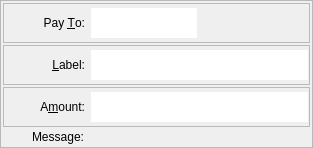
  <widget class="QFrame" name="SendCoins">
   <property name="toolTip">
    <string>This is a normal payment.</string>
   </property>
   <property name="styleSheet">
    <string notr="true">QLineEdit{
min-height:30;
border:hidden;
background-color:rgb(255,255,255);
}
QToolButton{
border:hidden;
min-height:28px;
min-width:28px;
}
QFrame#SendCoins{
border:hidden;
background-color: rgb(255, 255, 255);
}

QFrame#frame_10,QFrame#frame_lable,QFrame#frame_3{
	border:1px solid rgb(186, 186, 186);
}
</string>
   </property>
   <property name="frameShape">
    <enum>QFrame::StyledPanel</enum>
   </property>
   <property name="frameShadow">
    <enum>QFrame::Sunken</enum>
   </property>
   <layout class="QVBoxLayout" name="verticalLayout" stretch="1,1,1,1">
    <property name="spacing">
     <number>2</number>
    </property>
    <property name="leftMargin">
     <number>2</number>
    </property>
    <property name="topMargin">
     <number>2</number>
    </property>
    <property name="rightMargin">
     <number>2</number>
    </property>
    <property name="bottomMargin">
     <number>2</number>
    </property>
    <item>
     <widget class="QFrame" name="frame_10">
      <property name="minimumSize">
       <size>
        <width>0</width>
        <height>40</height>
       </size>
      </property>
      <property name="maximumSize">
       <size>
        <width>16777215</width>
        <height>40</height>
       </size>
      </property>
      <property name="styleSheet">
       <string notr="true"/>
      </property>
      <property name="frameShape">
       <enum>QFrame::StyledPanel</enum>
      </property>
      <property name="frameShadow">
       <enum>QFrame::Raised</enum>
      </property>
      <layout class="QHBoxLayout" name="horizontalLayout">
       <property name="leftMargin">
        <number>1</number>
       </property>
       <property name="topMargin">
        <number>1</number>
       </property>
       <property name="rightMargin">
        <number>1</number>
       </property>
       <property name="bottomMargin">
        <number>1</number>
       </property>
       <item>
        <widget class="QLabel" name="payToLabel">
         <property name="minimumSize">
          <size>
           <width>80</width>
           <height>0</height>
          </size>
         </property>
         <property name="maximumSize">
          <size>
           <width>80</width>
           <height>16777215</height>
          </size>
         </property>
         <property name="styleSheet">
          <string notr="true"/>
         </property>
         <property name="text">
          <string>Pay &amp;To:</string>
         </property>
         <property name="alignment">
          <set>Qt::AlignRight|Qt::AlignTrailing|Qt::AlignVCenter</set>
         </property>
         <property name="buddy">
          <cstring>payTo</cstring>
         </property>
        </widget>
       </item>
       <item>
        <widget class="QValidatedLineEdit" name="payTo">
         <property name="sizePolicy">
          <sizepolicy hsizetype="Minimum" vsizetype="Fixed">
           <horstretch>0</horstretch>
           <verstretch>0</verstretch>
          </sizepolicy>
         </property>
         <property name="toolTip">
          <string>The MassGrid address to send the payment to</string>
         </property>
         <property name="styleSheet">
          <string notr="true"/>
         </property>
        </widget>
       </item>
       <item>
        <widget class="QToolButton" name="addressBookButton">
         <property name="toolTip">
          <string>Choose previously used address</string>
         </property>
         <property name="styleSheet">
          <string notr="true"/>
         </property>
         <property name="text">
          <string/>
         </property>
         <property name="icon">
          <iconset>
           <normaloff>:/icons/address-book</normaloff>:/icons/address-book</iconset>
         </property>
         <property name="shortcut">
          <string>Alt+A</string>
         </property>
        </widget>
       </item>
       <item>
        <widget class="QToolButton" name="pasteButton">
         <property name="toolTip">
          <string>Paste address from clipboard</string>
         </property>
         <property name="styleSheet">
          <string notr="true"/>
         </property>
         <property name="text">
          <string/>
         </property>
         <property name="icon">
          <iconset>
           <normaloff>:/icons/editpaste</normaloff>:/icons/editpaste</iconset>
         </property>
         <property name="shortcut">
          <string>Alt+P</string>
         </property>
        </widget>
       </item>
       <item>
        <widget class="QToolButton" name="deleteButton">
         <property name="toolTip">
          <string>Remove this entry</string>
         </property>
         <property name="text">
          <string/>
         </property>
         <property name="icon">
          <iconset>
           <normaloff>:/icons/remove</normaloff>:/icons/remove</iconset>
         </property>
        </widget>
       </item>
      </layout>
     </widget>
    </item>
    <item>
     <widget class="QFrame" name="frame_lable">
      <property name="minimumSize">
       <size>
        <width>0</width>
        <height>40</height>
       </size>
      </property>
      <property name="maximumSize">
       <size>
        <width>16777215</width>
        <height>40</height>
       </size>
      </property>
      <property name="styleSheet">
       <string notr="true"/>
      </property>
      <property name="frameShape">
       <enum>QFrame::StyledPanel</enum>
      </property>
      <property name="frameShadow">
       <enum>QFrame::Raised</enum>
      </property>
      <layout class="QHBoxLayout" name="horizontalLayout_2">
       <property name="leftMargin">
        <number>1</number>
       </property>
       <property name="topMargin">
        <number>1</number>
       </property>
       <property name="rightMargin">
        <number>1</number>
       </property>
       <property name="bottomMargin">
        <number>1</number>
       </property>
       <item>
        <widget class="QLabel" name="labellLabel">
         <property name="minimumSize">
          <size>
           <width>80</width>
           <height>0</height>
          </size>
         </property>
         <property name="maximumSize">
          <size>
           <width>80</width>
           <height>16777215</height>
          </size>
         </property>
         <property name="styleSheet">
          <string notr="true"/>
         </property>
         <property name="text">
          <string>&amp;Label:</string>
         </property>
         <property name="alignment">
          <set>Qt::AlignRight|Qt::AlignTrailing|Qt::AlignVCenter</set>
         </property>
         <property name="buddy">
          <cstring>addAsLabel</cstring>
         </property>
        </widget>
       </item>
       <item>
        <widget class="QLineEdit" name="addAsLabel">
         <property name="sizePolicy">
          <sizepolicy hsizetype="Minimum" vsizetype="Fixed">
           <horstretch>0</horstretch>
           <verstretch>0</verstretch>
          </sizepolicy>
         </property>
         <property name="toolTip">
          <string>Enter a label for this address to add it to the list of used addresses</string>
         </property>
         <property name="styleSheet">
          <string notr="true"/>
         </property>
        </widget>
       </item>
      </layout>
     </widget>
    </item>
    <item>
     <widget class="QFrame" name="frame_3">
      <property name="minimumSize">
       <size>
        <width>0</width>
        <height>40</height>
       </size>
      </property>
      <property name="maximumSize">
       <size>
        <width>16777215</width>
        <height>40</height>
       </size>
      </property>
      <property name="frameShape">
       <enum>QFrame::StyledPanel</enum>
      </property>
      <property name="frameShadow">
       <enum>QFrame::Raised</enum>
      </property>
      <layout class="QHBoxLayout" name="horizontalLayout_3" stretch="1,1">
       <property name="leftMargin">
        <number>1</number>
       </property>
       <property name="topMargin">
        <number>1</number>
       </property>
       <property name="rightMargin">
        <number>1</number>
       </property>
       <property name="bottomMargin">
        <number>1</number>
       </property>
       <item>
        <widget class="QLabel" name="amountLabel_">
         <property name="minimumSize">
          <size>
           <width>80</width>
           <height>0</height>
          </size>
         </property>
         <property name="maximumSize">
          <size>
           <width>80</width>
           <height>16777215</height>
          </size>
         </property>
         <property name="styleSheet">
          <string notr="true"/>
         </property>
         <property name="text">
          <string>A&amp;mount:</string>
         </property>
         <property name="alignment">
          <set>Qt::AlignRight|Qt::AlignTrailing|Qt::AlignVCenter</set>
         </property>
         <property name="buddy">
          <cstring>payAmount</cstring>
         </property>
        </widget>
       </item>
       <item>
        <widget class="MassGridAmountField" name="payAmount">
         <property name="sizePolicy">
          <sizepolicy hsizetype="Minimum" vsizetype="Minimum">
           <horstretch>0</horstretch>
           <verstretch>0</verstretch>
          </sizepolicy>
         </property>
         <property name="minimumSize">
          <size>
           <width>0</width>
           <height>30</height>
          </size>
         </property>
         <property name="maximumSize">
          <size>
           <width>16777215</width>
           <height>30</height>
          </size>
         </property>
         <property name="styleSheet">
          <string notr="true"/>
         </property>
        </widget>
       </item>
      </layout>
     </widget>
    </item>
    <item>
     <widget class="QFrame" name="frame_4">
      <property name="styleSheet">
       <string notr="true">border:hidden;</string>
      </property>
      <property name="frameShape">
       <enum>QFrame::StyledPanel</enum>
      </property>
      <property name="frameShadow">
       <enum>QFrame::Raised</enum>
      </property>
      <layout class="QHBoxLayout" name="horizontalLayout_4">
       <property name="leftMargin">
        <number>1</number>
       </property>
       <property name="topMargin">
        <number>1</number>
       </property>
       <property name="rightMargin">
        <number>1</number>
       </property>
       <property name="bottomMargin">
        <number>1</number>
       </property>
       <item>
        <widget class="QLabel" name="messageLabel">
         <property name="sizePolicy">
          <sizepolicy hsizetype="Fixed" vsizetype="Preferred">
           <horstretch>0</horstretch>
           <verstretch>0</verstretch>
          </sizepolicy>
         </property>
         <property name="minimumSize">
          <size>
           <width>80</width>
           <height>0</height>
          </size>
         </property>
         <property name="text">
          <string>Message:</string>
         </property>
         <property name="alignment">
          <set>Qt::AlignRight|Qt::AlignTrailing|Qt::AlignVCenter</set>
         </property>
        </widget>
       </item>
       <item>
        <widget class="QLabel" name="messageTextLabel">
         <property name="toolTip">
          <string>A message that was attached to the massgrid: URI which will be stored with the transaction for your reference. Note: This message will not be sent over the MassGrid network.</string>
         </property>
         <property name="text">
          <string/>
         </property>
         <property name="textFormat">
          <enum>Qt::PlainText</enum>
         </property>
        </widget>
       </item>
      </layout>
     </widget>
    </item>
   </layout>
  </widget>
